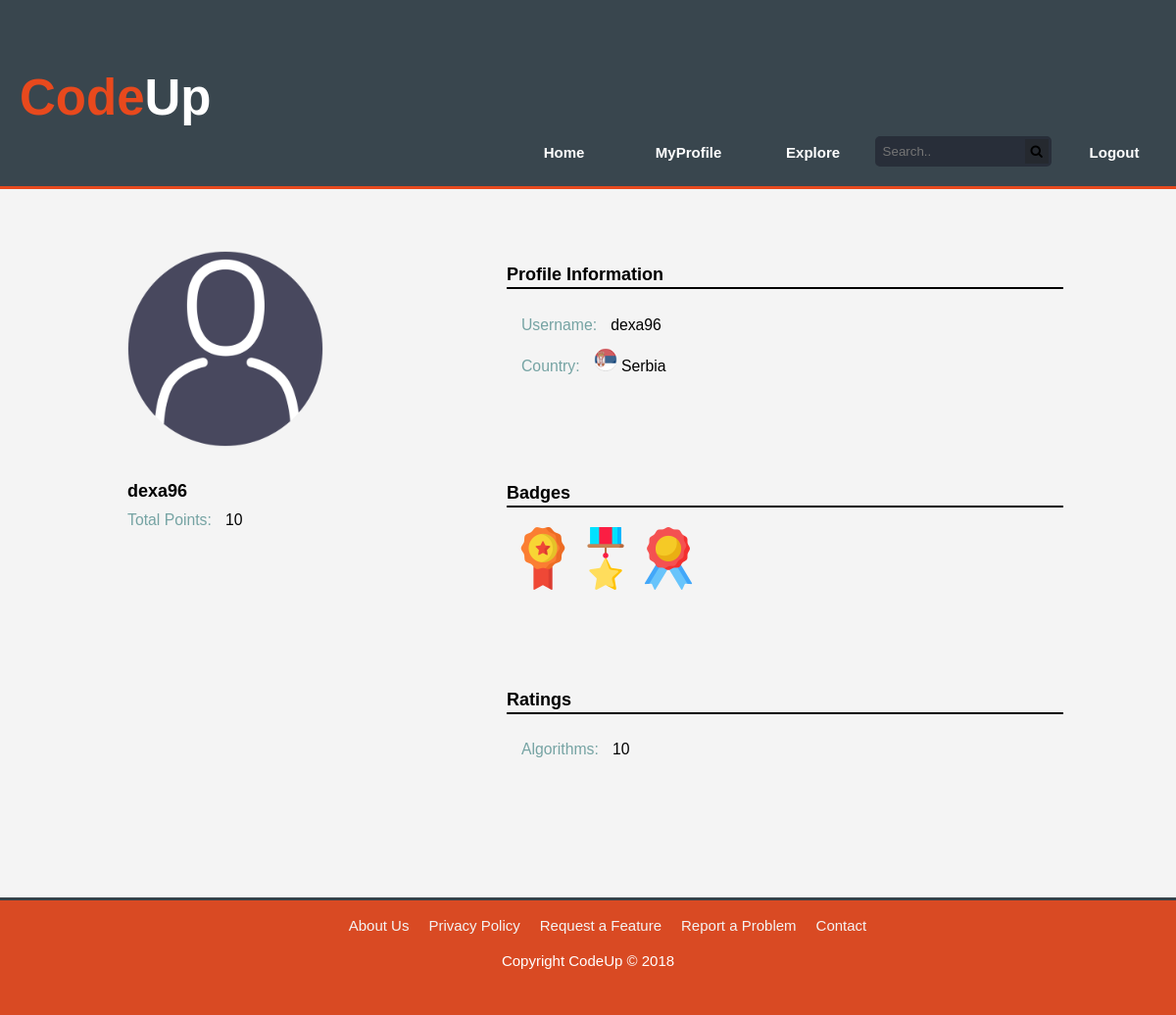
The app's page /www.codeup.com/profile?id=10 (signed in) with its own data.
### tables this page shows
CREATE TABLE `users` (
  `user_id` int(11) NOT NULL,
  `username` varchar(30) NOT NULL,
  `password` varchar(255) NOT NULL,
  `email` varchar(50) NOT NULL,
  `country_id` int(11) NOT NULL,
  `account_type` varchar(5) NOT NULL,
  `points` int(11) NOT NULL,
  `active` tinyint(1) NOT NULL,
  `registration_token` varchar(255) NOT NULL
);

### codeup_res/controllers/user_controller.php (called while the page is built, shortened)
<?php
class UserController extends Controller {
    public function user_profile() {
        require_once("../codeup_res/models/account_manager.php");
        require_once("../codeup_res/models/problem_statements_storage.php");
        $username = "";
        if(isset($_GET['id'])) {
            $username = AccountManager::get_username_by_user_id($_GET['id']);
        }
        else {
            $username = $_SESSION['username'];
        }
        $country_and_points = AccountManager::get_country_and_points($username);
        $country = $country_and_points['country'];
        $points = $country_and_points['points'];
        $track_points = ProblemStatementsStorage::get_users_track_points($username);
        require_once("../codeup_res/views/profile.php");
    }
}
?>

### www.codeup.com/profile.php (called while the page is built, shortened)
<?php
require_once("../codeup_res/choose_controller.php");
$controller->user_profile();
?>

### codeup_res/models/account_manager.php (called while the page is built, shortened)
<?php
class AccountManager {
    public static function get_country_and_points($username) {
        $connection = DatabaseConnection::connection();
        $sql = "SELECT country_id, points FROM users WHERE username LIKE :username";
        $statement = $connection->prepare($sql);
        $statement->execute(['username' => $username]);
        $result = $statement->fetch();
        $country_and_points = array();
        $country_and_points['points'] = $result['points'];
        $country_id = $result['country_id'];
        $sql = "SELECT country_name FROM apps_countries WHERE country_id=:country_id";
        $statement = $connection->prepare($sql);
        $statement->execute(['country_id' => $country_id]);
        $result = $statement->fetch();
        $country_and_points['country'] = $result['country_name'];
        return $country_and_points;
    }
    public static function get_username_by_user_id($user_id) {
        $connection = DatabaseConnection::connection();
        $sql = "SELECT username FROM users WHERE user_id=:user_id";
        $statement = $connection->prepare($sql);
        $statement->execute(['user_id' => $user_id]);
        $row = $statement->fetch();
        return $row['username'];
    }
}
?>

### codeup_res/models/problem_statements_storage.php (called while the page is built, shortened)
<?php
class ProblemStatementsStorage {
    public static function get_users_track_points($username) {
        $connection = DatabaseConnection::connection();
        $sql = "SELECT track_name, points FROM users_track_points WHERE username=:username";
        $statement = $connection->prepare($sql);
        $statement->execute(['username' => $username]);
        $results = $statement->fetchAll();
        $track_points = array();
        foreach ($results as $result) {
            $track_points[$result['track_name']] = $result['points'];
        }
        return $track_points;
    }
}
?>

### codeup_res/views/profile.php (the view)
<section id="main">
   <div class="profile-page">
       <div class="profile-info">
           <img src="../codeup_res/profile_pics/default.png" class="profile-pic" alt="Profile Picture">
           <h3 class="username"><?php echo $username ?></h3>
           <p class="points"><span class="field-name">Total Points:</span>
               <span class="field-value"><?php echo $points ?></span></p>
       </div>
       <div class="achievements">
           <div class="section personal-info">
               <p class="section-title">Profile Information</p>
               <div class="section-content flex-col-nowrap">
                   <p>
                       <span class="field-name">Username:</span>
                       <span class="field-value"><?php echo $username?></span>
                   </p>
                   <p>
                       <span class="field-name">Country:</span>
                       <span class="field-value">
                           <?php echo '<img src="../codeup_res/flags/' . $country .
                            '.png" class="country-flag" alt="">' ?>
                           <?php echo $country ?>
                       </span>
                   </p>
               </div>
           </div>
           <div class="section badges">
               <p class="section-title">Badges</p>
               <div class="section-content flex-row-wrap">
                <img src="../codeup_res/badge-icons/001-badge-2.png" class="badge" alt="badge">
                <img src="../codeup_res/badge-icons/002-medal-11.png" class="badge" alt="badge">
                <img src="../codeup_res/badge-icons/003-badge-1.png" class="badge" alt="badge">
               </div>
           </div>
           <div class="section ratings">
               <p class="section-title">Ratings</p>
            <div class="section-content flex-col-nowrap">
                <?php
                    foreach ($track_points as $track_name => $points) {
                        echo '<p class="rating"> <span class="field-name">' .
                         $track_name . ':</span> <span class="field-value">' .
                         $points . '</span> </p>';
                    }
                ?>
            </div>
           </div>
       </div>
   </div>
</section>

### codeup_res/views/css/style.css (style rules this page uses)
:root { --global-font : 15px/1.4 Arial, Helvetica, sans-serif; --custom-dark-grey: #35424a; --custom-dark-grey-w-opacity: rgba(53, 66, 74, 0.85); --custom-light-grey: #f4f4f4; --custom-orange: #e8491d; --custom-orange-w-opacity: rgba(232, 73, 28, 0.9); --custom-blue: #7da4db; --button-blue: #669999; --button-blue-hover: #527a7a; --input-field-color: #d8dedf; --input-font-color: #67757e; --input-field-hover: #e3e6e8; --form-bg: #eceeef; --form-radius: 25px; --bg-color: var(--custom-dark-grey-w-opacity); --header-bg-color: var(--custom-dark-grey-w-opacity); --header-font-color: #ffffff; --header-border: var(--custom-orange) 3px solid; --footer-bg-color: var(--custom-orange); --footer-font-color: #ffffff; --footer-border: var(--custom-dark-grey) 3px solid; }
html { font: 15px/1.4 Arial, Helvetica, sans-serif; }
body { padding: 0; margin: 0; background: var(--bg-color); margin-left: 10px; margin-right:10px; }
section#main { margin-top: 0px; padding-bottom: 50px; background: var(--custom-light-grey); }
.flex-row-wrap { display: flex; flex-direction: row; flex-wrap: wrap; }
.flex-col-nowrap { display: flex; flex-direction: column; flex-wrap: nowrap; }
.profile-page { width: 100%; max-width: 1000px; display: grid; grid-gap: 20px; margin: 0px auto; padding: 30px 10px; background: var(--custom-light-grey); }
.profile-info { grid-column: 1 / span 1; display: flex; flex-direction: column; flex-wrap: nowrap; padding: 30px 20px; }
.profile-info > * { margin: 3px 10px; }
.profile-info > h3 { font-size: 1.2em; }
.profile-pic { width: 80%; max-width: 200px; margin-bottom: 30px; }
.achievements { grid-column: 2/ span 3; display: flex; flex-flow: column; flex-wrap: nowrap; }
.achievements > .section { margin: 20px 0px; padding: 20px 10px; border-radius: 15px; }
.section-title { font-size: 1.2em; font-weight: bold; border-bottom: 2px solid black; margin: 5px 5px; }
.section-content { padding: 15px 10px; }
.badge { width: 64px; }
.ratings .rating { margin: 2px 5px; }
.section-content p { margin: 3px 5px; padding: 3px 5px; }
.profile-page .field-name { font-size: 1.05em; color: #75a3a3; }
.profile-page .field-value { padding-left: 10px; font-size: 1.05em; }
.personal-info .country-flag { width: 24px; }
body { margin: 0; }

### records on screen
users: username "dexa96", points "10", country "Serbia"

### other values on screen
$nav_item "Home"
$nav_item "MyProfile"
$nav_item "Explore"
$nav_item "Logout"
$track_name "Algorithms"
$points "10"
